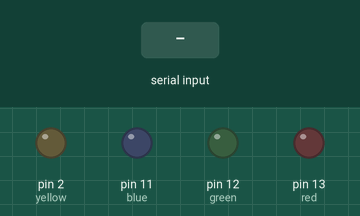
The sketch below on a simulated Arduino Uno, built with avr-gcc and run on an emulated ATmega328P. Parts: output pins drawn as LEDs (lit = HIGH). Inputs (shaded band) come from the test bench.

Above: at 1.2 s.
1.3 s: "1" received over Serial
At 2.3 s:
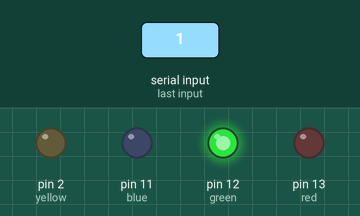
2.8 s: "2" received over Serial
At 3.4 s:
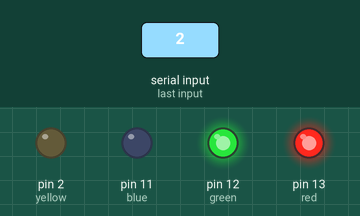
4.3 s: "3" received over Serial
At 5.5 s:
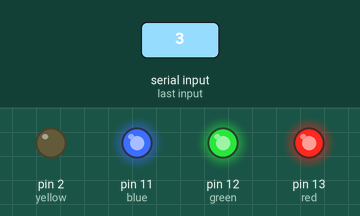
5.8 s: "4" received over Serial
At 6.9 s:
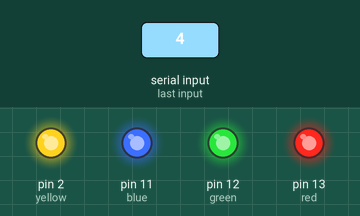
7.3 s: "0" received over Serial
At 8.0 s:
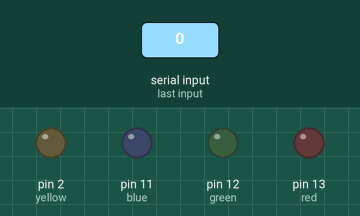
8.8 s: "2" received over Serial
At 9.2 s:
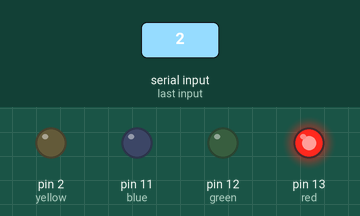
Timing chart, 0 to 11.3 s (numbered marks = the images above; inputs shaded):
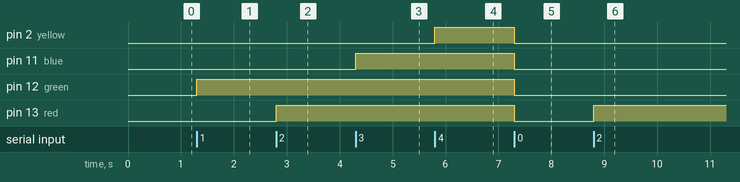

The sketch:

arduino_code.ino
```cpp
int green = 12;
int red = 13;
int blue = 11;
int yellow = 2;
String message;

String msg;
byte parseStart = 0;

void setup() {
  Serial.begin(9600);
  pinMode(green, OUTPUT);
  pinMode(red, OUTPUT);
  pinMode(blue, OUTPUT);
  pinMode(yellow, OUTPUT);


}

void loop() {

  // Мониторим порт и запускам или останавливаем парсинг если видим нужный знак
  if (Serial.available()) {
    char s = Serial.read();
    if (s == '1') {
        digitalWrite(green, HIGH);
      }

    if (s == '2') {
        digitalWrite(red, HIGH);
      }

    if (s == '3') {
        digitalWrite(blue, HIGH);
      }
    if (s == '4') {
        digitalWrite(yellow, HIGH);
      }

    if (s == '0') {
       digitalWrite(green, LOW);
       digitalWrite(red, LOW);
       digitalWrite(blue, LOW);
       digitalWrite(yellow, LOW);
      }
   }
}
```

Measured:
- after the input at 1.3 s, pin 12 (green): LOW → HIGH at once
- after the input at 2.8 s, pin 13 (red): LOW → HIGH at once
- after the input at 4.3 s, pin 11 (blue): LOW → HIGH at once
- after the input at 5.8 s, pin 2 (yellow): LOW → HIGH at once
- after the input at 7.3 s, pin 2 (yellow), pin 11 (blue), pin 12 (green), pin 13 (red): HIGH → LOW at once
- after the input at 8.8 s, pin 13 (red): LOW → HIGH at once
